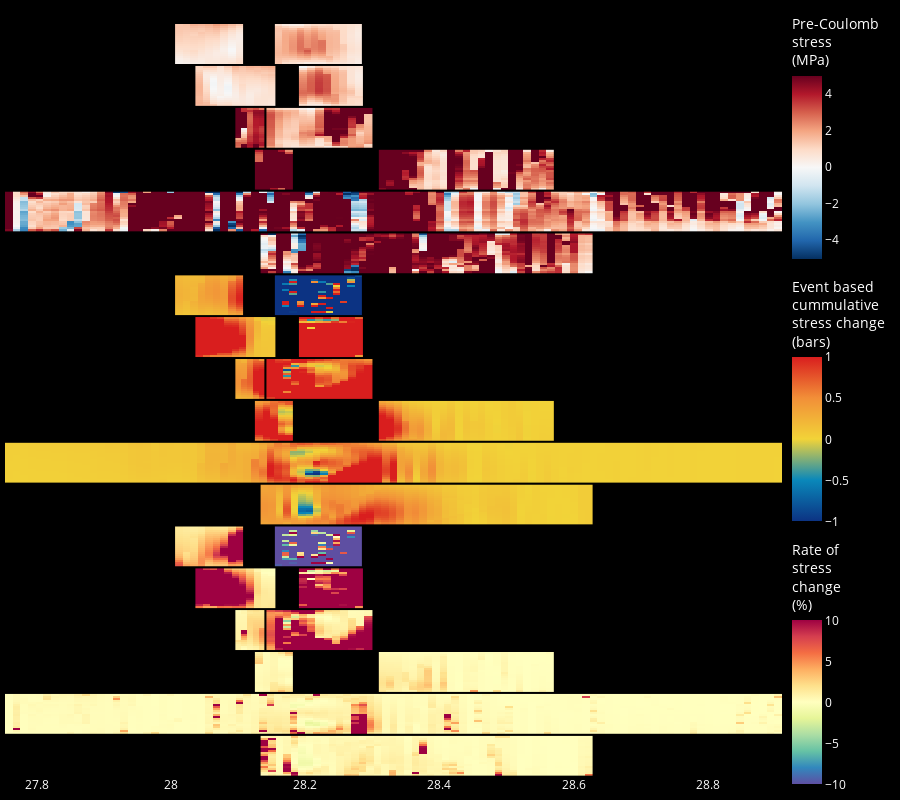

Notebook code for this chart:
### Code cell
slipDist = 'k-square' # k-square bulls-eye, uniform
friction = '0.4' # 0.3, 0.4, 0.5
fig = getFigure(slipDist, friction)
fig.show()

### Figure 1 — Plotly figure (JSON) as saved in the notebook; plotly's stock layout.template omitted (floating-point values rounded to 4 significant figures; data arrays with more than 128 entries replaced by an {"elided": "..."} marker saying what was removed)
{"data": [{"colorbar": {"len": 0.35, "title": {"text": "Pre-Coulomb<br>stress<br>(MPa)"}, "x": 1, "y": 0.85}, "colorscale": [[0, "rgb(5,48,97)"], [0.1, "rgb(33,102,172)"], [0.2, "rgb(67,147,195)"], [0.3, "rgb(146,197,222)"], [0.4, "rgb(209,229,240)"], [0.5, "rgb(247,247,247)"], [0.6, "rgb(253,219,199)"], [0.7, "rgb(244,165,130)"], [0.8, "rgb(214,96,77)"], [0.9, "rgb(178,24,43)"], [1, "rgb(103,0,31)"]], "hovertemplate": "%{z:.2f} MPa", "name": "CBNBF-II", "showscale": false, "type": "heatmap", "x": [28.01, 28.02, 28.03, 28.05, 28.06, 28.07, 28.08, 28.09, 28.1], "xaxis": "x", "yaxis": "y", "z": {"elided": "20x9 float values"}, "zmax": 5, "zmin": -5}, {"colorbar": {"len": 0.35, "title": {"text": "Pre-Coulomb<br>stress<br>(MPa)"}, "x": 1, "y": 0.85}, "colorscale": [[0, "rgb(5,48,97)"], [0.1, "rgb(33,102,172)"], [0.2, "rgb(67,147,195)"], [0.3, "rgb(146,197,222)"], [0.4, "rgb(209,229,240)"], [0.5, "rgb(247,247,247)"], [0.6, "rgb(253,219,199)"], [0.7, "rgb(244,165,130)"], [0.8, "rgb(214,96,77)"], [0.9, "rgb(178,24,43)"], [1, "rgb(103,0,31)"]], "hovertemplate": "%{z:.2f} MPa", "name": "SF-M", "showscale": false, "type": "heatmap", "x": [28.16, 28.17, 28.18, 28.19, 28.2, 28.21, 28.23, 28.24, 28.25, 28.26, 28.27, 28.28], "xaxis": "x", "yaxis": "y", "z": {"elided": "20x12 float values"}, "zmax": 5, "zmin": -5}, {"colorbar": {"len": 0.35, "title": {"text": "Pre-Coulomb<br>stress<br>(MPa)"}, "x": 1, "y": 0.85}, "colorscale": [[0, "rgb(5,48,97)"], [0.1, "rgb(33,102,172)"], [0.2, "rgb(67,147,195)"], [0.3, "rgb(146,197,222)"], [0.4, "rgb(209,229,240)"], [0.5, "rgb(247,247,247)"], [0.6, "rgb(253,219,199)"], [0.7, "rgb(244,165,130)"], [0.8, "rgb(214,96,77)"], [0.9, "rgb(178,24,43)"], [1, "rgb(103,0,31)"]], "hovertemplate": "%{z:.2f} MPa", "name": "CBNBF-I", "showscale": false, "type": "heatmap", "x": [28.04, 28.05, 28.06, 28.07, 28.08, 28.1, 28.11, 28.12, 28.13, 28.14, 28.15], "xaxis": "x2", "yaxis": "y2", "z": {"elided": "20x11 float values"}, "zmax": 5, "zmin": -5}, {"colorbar": {"len": 0.35, "title": {"text": "Pre-Coulomb<br>stress<br>(MPa)"}, "x": 1, "y": 0.85}, "colorscale": [[0, "rgb(5,48,97)"], [0.1, "rgb(33,102,172)"], [0.2, "rgb(67,147,195)"], [0.3, "rgb(146,197,222)"], [0.4, "rgb(209,229,240)"], [0.5, "rgb(247,247,247)"], [0.6, "rgb(253,219,199)"], [0.7, "rgb(244,165,130)"], [0.8, "rgb(214,96,77)"], [0.9, "rgb(178,24,43)"], [1, "rgb(103,0,31)"]], "hovertemplate": "%{z:.2f} MPa", "name": "SRF", "showscale": false, "type": "heatmap", "x": [28.2, 28.21, 28.22, 28.23, 28.24, 28.26, 28.27, 28.28], "xaxis": "x2", "yaxis": "y2", "z": {"elided": "20x8 float values"}, "zmax": 5, "zmin": -5}, {"colorbar": {"len": 0.35, "title": {"text": "Pre-Coulomb<br>stress<br>(MPa)"}, "x": 1, "y": 0.85}, "colorscale": [[0, "rgb(5,48,97)"], [0.1, "rgb(33,102,172)"], [0.2, "rgb(67,147,195)"], [0.3, "rgb(146,197,222)"], [0.4, "rgb(209,229,240)"], [0.5, "rgb(247,247,247)"], [0.6, "rgb(253,219,199)"], [0.7, "rgb(244,165,130)"], [0.8, "rgb(214,96,77)"], [0.9, "rgb(178,24,43)"], [1, "rgb(103,0,31)"]], "hovertemplate": "%{z:.2f} MPa", "name": "SF-S", "showscale": false, "type": "heatmap", "x": [28.1, 28.11, 28.12, 28.13, 28.13], "xaxis": "x3", "yaxis": "y3", "z": [[2.76, 11.84, 4.04, 5.24, 3.353], [2.96, 6.94, 4.19, 5.36, 4.15], [2.99, 2.927, 3.93, 4.31, 4.08], [2.51, 2.634, 3.62, 4.21, 3.79], [1.9, 2.225, 3.53, 4.16, 3.67], [4.85, 1.541, 3.55, 4.22, 3.847], [4.95, 1.371, 3.34, 4.14, 3.791], [5.12, 0.93, 3.14, 3.99, 3.61], [5.26, 0.41, 3.03, 3.85, 3.48], [5.41, -0.15, 3.06, 3.85, 3.47], [5.9, 5.86, 3.12, 3.94, 3.62], [5.96, 5.94, 3.04, 3.99, 4.06], [6.03, 6.03, 2.94, 3.98, 4.06], [6.09, 6.12, 2.88, 3.99, 4.06], [6.16, 6.23, 2.86, 4.06, 4.12], [6.47, 6.56, 2.88, 4.19, 4.25], [6.59, 6.68, 2.94, 4.34, 4.39], [7, 7.06, 3.15, 4.46, 4.5], [8.26, 3.69, 3.68, 4.36, 4.39], [10.44, 3.55, 3.02, 3.28, 2.65]], "zmax": 5, "zmin": -5}, {"colorbar": {"len": 0.35, "title": {"text": "Pre-Coulomb<br>stress<br>(MPa)"}, "x": 1, "y": 0.85}, "colorscale": [[0, "rgb(5,48,97)"], [0.1, "rgb(33,102,172)"], [0.2, "rgb(67,147,195)"], [0.3, "rgb(146,197,222)"], [0.4, "rgb(209,229,240)"], [0.5, "rgb(247,247,247)"], [0.6, "rgb(253,219,199)"], [0.7, "rgb(244,165,130)"], [0.8, "rgb(214,96,77)"], [0.9, "rgb(178,24,43)"], [1, "rgb(103,0,31)"]], "hovertemplate": "%{z:.2f} MPa", "name": "SRSBF", "showscale": false, "type": "heatmap", "x": [28.15, 28.16, 28.17, 28.18, 28.2, 28.21, 28.22, 28.23, 28.25, 28.26, 28.27, 28.28, 28.29], "xaxis": "x3", "yaxis": "y3", "z": {"elided": "20x13 float values"}, "zmax": 5, "zmin": -5}, {"colorbar": {"len": 0.35, "title": {"text": "Pre-Coulomb<br>stress<br>(MPa)"}, "x": 1, "y": 0.85}, "colorscale": [[0, "rgb(5,48,97)"], [0.1, "rgb(33,102,172)"], [0.2, "rgb(67,147,195)"], [0.3, "rgb(146,197,222)"], [0.4, "rgb(209,229,240)"], [0.5, "rgb(247,247,247)"], [0.6, "rgb(253,219,199)"], [0.7, "rgb(244,165,130)"], [0.8, "rgb(214,96,77)"], [0.9, "rgb(178,24,43)"], [1, "rgb(103,0,31)"]], "hovertemplate": "%{z:.2f} MPa", "name": "CBEEF", "showscale": false, "type": "heatmap", "x": [28.13, 28.14, 28.15, 28.16, 28.18], "xaxis": "x4", "yaxis": "y4", "z": [[21.58, 18.71, 4.114, 2.908, 5.256], [23.62, 21.59, 7.108, 6.277, 7.52], [24.46, 22.78, 8.589, 7.518, 8.461], [25.27, 23.77, 9.732, 8.606, 9.438], [26.29, 24.98, 10.94, 9.919, 10.61], [29.97, 27.66, 22.21, 9.36, 10.2], [30.75, 28.63, 21.68, 10.63, 11.31], [31.41, 29.19, 20.55, 11.52, 12.16], [32.05, 29.63, 19.3, 12.31, 12.78], [32.68, 30.24, 18.3, 13.28, 13.58], [35.41, 31.93, 16.89, 13.27, 13.5], [35.96, 32.32, 15.8, 14.09, 14.14], [36.49, 32.62, 14.81, 14.11, 14.09], [36.92, 32.7, 14.01, 14.22, 14.03], [2.82, 32.87, 13.6, 14.11, 13.76], [2.85, 33.33, 13.07, 13.1, 12.59], [2.84, 33.13, 12.96, 12.08, 11.49], [2.94, 32.67, 12.47, 10.48, 9.841], [3.29, 31.66, 11.34, 7.896, 3.217], [3.91, 28.67, 7.796, 4.094, 2.311]], "zmax": 5, "zmin": -5}, {"colorbar": {"len": 0.35, "title": {"text": "Pre-Coulomb<br>stress<br>(MPa)"}, "x": 1, "y": 0.85}, "colorscale": [[0, "rgb(5,48,97)"], [0.1, "rgb(33,102,172)"], [0.2, "rgb(67,147,195)"], [0.3, "rgb(146,197,222)"], [0.4, "rgb(209,229,240)"], [0.5, "rgb(247,247,247)"], [0.6, "rgb(253,219,199)"], [0.7, "rgb(244,165,130)"], [0.8, "rgb(214,96,77)"], [0.9, "rgb(178,24,43)"], [1, "rgb(103,0,31)"]], "hovertemplate": "%{z:.2f} MPa", "name": "KBNBF", "showscale": false, "type": "heatmap", "x": [28.32, 28.33, 28.34, 28.35, 28.36, 28.37, 28.38, 28.39, 28.41, 28.42, 28.43, 28.44, 28.45, 28.46, 28.47, 28.49, 28.5, 28.51, 28.52, 28.53, 28.54, 28.55, 28.57], "xaxis": "x4", "yaxis": "y4", "z": {"elided": "20x23 float values"}, "zmax": 5, "zmin": -5}, {"colorbar": {"len": 0.35, "title": {"text": "Pre-Coulomb<br>stress<br>(MPa)"}, "x": 1, "y": 0.85}, "colorscale": [[0, "rgb(5,48,97)"], [0.1, "rgb(33,102,172)"], [0.2, "rgb(67,147,195)"], [0.3, "rgb(146,197,222)"], [0.4, "rgb(209,229,240)"], [0.5, "rgb(247,247,247)"], [0.6, "rgb(253,219,199)"], [0.7, "rgb(244,165,130)"], [0.8, "rgb(214,96,77)"], [0.9, "rgb(178,24,43)"], [1, "rgb(103,0,31)"]], "hovertemplate": "%{z:.2f} MPa", "name": "NAFZ-D", "showscale": false, "type": "heatmap", "x": [27.75, 27.76, 27.78, 27.79, 27.8, 27.81, 27.82, 27.83, 27.84, 27.86, 27.87, 27.88, 27.89, 27.9, 27.91, 27.92, 27.94, 27.95, 27.96, 27.97, 27.98, 27.99, 28.0, 28.02, 28.03, 28.04, 28.05, 28.06, 28.07, 28.09, 28.1, 28.11, 28.12, 28.13, 28.14, 28.15, 28.17, 28.18, 28.19, 28.2, 28.21, 28.22, 28.23, 28.25, 28.26, 28.27, 28.28, 28.29, 28.3, 28.31, 28.33, 28.34, 28.35, 28.36, 28.37, 28.38, 28.39, 28.41, 28.42, 28.43, 28.44, 28.45, 28.46, 28.47, 28.49, 28.5, 28.51, 28.52, 28.53, 28.54, 28.56, 28.57, 28.58, 28.59, 28.6, 28.61, 28.62, 28.64, 28.65, 28.66, 28.67, 28.68, 28.69, 28.7, 28.72, 28.73, 28.74, 28.75, 28.76, 28.77, 28.78, 28.8, 28.81, 28.82, 28.83, 28.84, 28.85, 28.86, 28.88, 28.89, 28.9, 28.91], "xaxis": "x5", "yaxis": "y5", "z": {"elided": "20x101 float values"}, "zmax": 5, "zmin": -5}, {"colorbar": {"len": 0.35, "title": {"text": "Pre-Coulomb<br>stress<br>(MPa)"}, "x": 1, "y": 0.85}, "colorscale": [[0, "rgb(5,48,97)"], [0.1, "rgb(33,102,172)"], [0.2, "rgb(67,147,195)"], [0.3, "rgb(146,197,222)"], [0.4, "rgb(209,229,240)"], [0.5, "rgb(247,247,247)"], [0.6, "rgb(253,219,199)"], [0.7, "rgb(244,165,130)"], [0.8, "rgb(214,96,77)"], [0.9, "rgb(178,24,43)"], [1, "rgb(103,0,31)"]], "hovertemplate": "%{z:.2f} MPa", "name": "NAFZ-C", "showscale": true, "type": "heatmap", "x": [28.14, 28.15, 28.16, 28.17, 28.18, 28.2, 28.21, 28.22, 28.23, 28.24, 28.25, 28.26, 28.27, 28.29, 28.3, 28.31, 28.32, 28.33, 28.34, 28.35, 28.36, 28.38, 28.39, 28.4, 28.41, 28.42, 28.43, 28.44, 28.45, 28.47, 28.48, 28.49, 28.5, 28.51, 28.52, 28.53, 28.54, 28.56, 28.57, 28.58, 28.59, 28.6, 28.61, 28.62], "xaxis": "x6", "yaxis": "y6", "z": {"elided": "20x44 float values"}, "zmax": 5, "zmin": -5}, {"colorbar": {"len": 0.35, "title": {"text": "Event based<br>cummulative<br>stress change<br>(bars)"}, "x": 1, "y": 0.5}, "colorscale": [[0, "rgb(12,51,131)"], [0.25, "rgb(10,136,186)"], [0.5, "rgb(242,211,56)"], [0.75, "rgb(242,143,56)"], [1, "rgb(217,30,30)"]], "hovertemplate": "%{z:.2f} bars", "name": "CBNBF-II", "showscale": false, "type": "heatmap", "x": [28.01, 28.02, 28.03, 28.05, 28.06, 28.07, 28.08, 28.09, 28.1], "xaxis": "x7", "yaxis": "y7", "z": {"elided": "20x9 float values"}, "zmax": 1, "zmin": -1}, {"colorbar": {"len": 0.35, "title": {"text": "Event based<br>cummulative<br>stress change<br>(bars)"}, "x": 1, "y": 0.5}, "colorscale": [[0, "rgb(12,51,131)"], [0.25, "rgb(10,136,186)"], [0.5, "rgb(242,211,56)"], [0.75, "rgb(242,143,56)"], [1, "rgb(217,30,30)"]], "hovertemplate": "%{z:.2f} bars", "name": "SF-M", "showscale": false, "type": "heatmap", "x": [28.16, 28.17, 28.18, 28.19, 28.2, 28.21, 28.23, 28.24, 28.25, 28.26, 28.27, 28.28], "xaxis": "x7", "yaxis": "y7", "z": {"elided": "20x12 float values"}, "zmax": 1, "zmin": -1}, {"colorbar": {"len": 0.35, "title": {"text": "Event based<br>cummulative<br>stress change<br>(bars)"}, "x": 1, "y": 0.5}, "colorscale": [[0, "rgb(12,51,131)"], [0.25, "rgb(10,136,186)"], [0.5, "rgb(242,211,56)"], [0.75, "rgb(242,143,56)"], [1, "rgb(217,30,30)"]], "hovertemplate": "%{z:.2f} bars", "name": "CBNBF-I", "showscale": false, "type": "heatmap", "x": [28.04, 28.05, 28.06, 28.07, 28.08, 28.1, 28.11, 28.12, 28.13, 28.14, 28.15], "xaxis": "x8", "yaxis": "y8", "z": {"elided": "20x11 float values"}, "zmax": 1, "zmin": -1}, {"colorbar": {"len": 0.35, "title": {"text": "Event based<br>cummulative<br>stress change<br>(bars)"}, "x": 1, "y": 0.5}, "colorscale": [[0, "rgb(12,51,131)"], [0.25, "rgb(10,136,186)"], [0.5, "rgb(242,211,56)"], [0.75, "rgb(242,143,56)"], [1, "rgb(217,30,30)"]], "hovertemplate": "%{z:.2f} bars", "name": "SRF", "showscale": false, "type": "heatmap", "x": [28.2, 28.21, 28.22, 28.23, 28.24, 28.26, 28.27, 28.28], "xaxis": "x8", "yaxis": "y8", "z": {"elided": "20x8 float values"}, "zmax": 1, "zmin": -1}, {"colorbar": {"len": 0.35, "title": {"text": "Event based<br>cummulative<br>stress change<br>(bars)"}, "x": 1, "y": 0.5}, "colorscale": [[0, "rgb(12,51,131)"], [0.25, "rgb(10,136,186)"], [0.5, "rgb(242,211,56)"], [0.75, "rgb(242,143,56)"], [1, "rgb(217,30,30)"]], "hovertemplate": "%{z:.2f} bars", "name": "SF-S", "showscale": false, "type": "heatmap", "x": [28.1, 28.11, 28.12, 28.13, 28.13], "xaxis": "x9", "yaxis": "y9", "z": [[0.2229, 0.2376, 0.2504, 0.4357, 0.6498], [0.2671, 0.3043, 0.3222, 0.5393, 0.8392], [0.3152, 0.378, 0.402, 0.7647, 1.055], [0.3602, 0.4526, 0.4837, 0.9073, 1.29], [0.4009, 0.5198, 0.56, 1.032, 1.494], [0.4343, 0.5745, 0.6228, 1.123, 1.656], [0.4564, 0.6137, 0.6671, 1.183, 1.746], [0.4682, 0.6346, 0.6951, 1.192, 1.765], [0.4718, 0.6411, 0.7067, 1.181, 1.743], [0.4673, 0.6364, 0.7071, 1.15, 1.701], [0.4587, 0.4412, 0.7014, 1.118, 1.648], [0.446, 0.4347, 0.6928, 1.076, 1.138], [0.4325, 0.4253, 0.6803, 1.045, 1.087], [0.4179, 0.4149, 0.6668, 1.006, 1.045], [0.4024, 0.4045, 0.6504, 0.9663, 0.9983], [0.3839, 0.3911, 0.628, 0.9164, 0.9401], [0.3645, 0.3727, 0.5995, 0.8555, 0.871], [0.3389, 0.3512, 0.564, 0.7855, 0.7938], [0.3081, 0.2494, 0.5244, 0.7044, 0.7075], [0.2743, 0.2125, 0.4869, 0.6161, 0.4352]], "zmax": 1, "zmin": -1}, {"colorbar": {"len": 0.35, "title": {"text": "Event based<br>cummulative<br>stress change<br>(bars)"}, "x": 1, "y": 0.5}, "colorscale": [[0, "rgb(12,51,131)"], [0.25, "rgb(10,136,186)"], [0.5, "rgb(242,211,56)"], [0.75, "rgb(242,143,56)"], [1, "rgb(217,30,30)"]], "hovertemplate": "%{z:.2f} bars", "name": "SRSBF", "showscale": false, "type": "heatmap", "x": [28.15, 28.16, 28.17, 28.18, 28.2, 28.21, 28.22, 28.23, 28.25, 28.26, 28.27, 28.28, 28.29], "xaxis": "x9", "yaxis": "y9", "z": {"elided": "20x13 float values"}, "zmax": 1, "zmin": -1}, {"colorbar": {"len": 0.35, "title": {"text": "Event based<br>cummulative<br>stress change<br>(bars)"}, "x": 1, "y": 0.5}, "colorscale": [[0, "rgb(12,51,131)"], [0.25, "rgb(10,136,186)"], [0.5, "rgb(242,211,56)"], [0.75, "rgb(242,143,56)"], [1, "rgb(217,30,30)"]], "hovertemplate": "%{z:.2f} bars", "name": "CBEEF", "showscale": false, "type": "heatmap", "x": [28.13, 28.14, 28.15, 28.16, 28.18], "xaxis": "x10", "yaxis": "y10", "z": [[0.5274, 0.715, 0.8591, 1.008, 1.061], [0.6755, 0.9333, 1.116, 1.226, 1.269], [0.8375, 1.145, 1.301, 1.162, 1.113], [0.9902, 1.328, 1.384, 0.8062, 0.5927], [1.113, 1.46, 1.416, 0.5415, 0.2058], [1.183, 1.52, 1.396, 0.4241, 0.06394], [1.192, 1.529, 1.384, 0.4216, 0.1056], [1.16, 1.476, 1.391, 0.5874, 0.3604], [1.097, 1.383, 1.317, 0.6902, 0.5479], [1.025, 1.279, 1.183, 0.5966, 0.5086], [0.9732, 1.196, 1.039, 0.3894, 0.3364], [0.9305, 1.133, 0.9236, 0.2213, 0.194], [0.8979, 1.082, 0.8218, 0.08936, 0.08606], [0.8679, 1.042, 0.714, -0.06373, -0.0428], [0.8241, 0.9915, 0.6591, -0.1293, -0.08551], [0.7561, 0.9219, 0.6465, -0.06803, -0.007845], [0.663, 0.8243, 0.6639, 0.1152, 0.1745], [0.5557, 0.6989, 0.6782, 0.3708, 0.4053], [0.4565, 0.5648, 0.6607, 0.595, 0.7482], [0.3965, 0.4671, 0.6247, 0.7062, 0.7556]], "zmax": 1, "zmin": -1}, {"colorbar": {"len": 0.35, "title": {"text": "Event based<br>cummulative<br>stress change<br>(bars)"}, "x": 1, "y": 0.5}, "colorscale": [[0, "rgb(12,51,131)"], [0.25, "rgb(10,136,186)"], [0.5, "rgb(242,211,56)"], [0.75, "rgb(242,143,56)"], [1, "rgb(217,30,30)"]], "hovertemplate": "%{z:.2f} bars", "name": "KBNBF", "showscale": false, "type": "heatmap", "x": [28.32, 28.33, 28.34, 28.35, 28.36, 28.37, 28.38, 28.39, 28.41, 28.42, 28.43, 28.44, 28.45, 28.46, 28.47, 28.49, 28.5, 28.51, 28.52, 28.53, 28.54, 28.55, 28.57], "xaxis": "x10", "yaxis": "y10", "z": {"elided": "20x23 float values"}, "zmax": 1, "zmin": -1}, {"colorbar": {"len": 0.35, "title": {"text": "Event based<br>cummulative<br>stress change<br>(bars)"}, "x": 1, "y": 0.5}, "colorscale": [[0, "rgb(12,51,131)"], [0.25, "rgb(10,136,186)"], [0.5, "rgb(242,211,56)"], [0.75, "rgb(242,143,56)"], [1, "rgb(217,30,30)"]], "hovertemplate": "%{z:.2f} bars", "name": "NAFZ-D", "showscale": false, "type": "heatmap", "x": [27.75, 27.76, 27.78, 27.79, 27.8, 27.81, 27.82, 27.83, 27.84, 27.86, 27.87, 27.88, 27.89, 27.9, 27.91, 27.92, 27.94, 27.95, 27.96, 27.97, 27.98, 27.99, 28.0, 28.02, 28.03, 28.04, 28.05, 28.06, 28.07, 28.09, 28.1, 28.11, 28.12, 28.13, 28.14, 28.15, 28.17, 28.18, 28.19, 28.2, 28.21, 28.22, 28.23, 28.25, 28.26, 28.27, 28.28, 28.29, 28.3, 28.31, 28.33, 28.34, 28.35, 28.36, 28.37, 28.38, 28.39, 28.41, 28.42, 28.43, 28.44, 28.45, 28.46, 28.47, 28.49, 28.5, 28.51, 28.52, 28.53, 28.54, 28.56, 28.57, 28.58, 28.59, 28.6, 28.61, 28.62, 28.64, 28.65, 28.66, 28.67, 28.68, 28.69, 28.7, 28.72, 28.73, 28.74, 28.75, 28.76, 28.77, 28.78, 28.8, 28.81, 28.82, 28.83, 28.84, 28.85, 28.86, 28.88, 28.89, 28.9, 28.91], "xaxis": "x11", "yaxis": "y11", "z": {"elided": "20x101 float values"}, "zmax": 1, "zmin": -1}, {"colorbar": {"len": 0.35, "title": {"text": "Event based<br>cummulative<br>stress change<br>(bars)"}, "x": 1, "y": 0.5}, "colorscale": [[0, "rgb(12,51,131)"], [0.25, "rgb(10,136,186)"], [0.5, "rgb(242,211,56)"], [0.75, "rgb(242,143,56)"], [1, "rgb(217,30,30)"]], "hovertemplate": "%{z:.2f} bars", "name": "NAFZ-C", "showscale": true, "type": "heatmap", "x": [28.14, 28.15, 28.16, 28.17, 28.18, 28.2, 28.21, 28.22, 28.23, 28.24, 28.25, 28.26, 28.27, 28.29, 28.3, 28.31, 28.32, 28.33, 28.34, 28.35, 28.36, 28.38, 28.39, 28.4, 28.41, 28.42, 28.43, 28.44, 28.45, 28.47, 28.48, 28.49, 28.5, 28.51, 28.52, 28.53, 28.54, 28.56, 28.57, 28.58, 28.59, 28.6, 28.61, 28.62], "xaxis": "x12", "yaxis": "y12", "z": {"elided": "20x44 float values"}, "zmax": 1, "zmin": -1}, {"colorbar": {"len": 0.35, "title": {"text": "Rate of<br>stress<br>change<br>(%)"}, "x": 1, "y": 0.15}, "colorscale": [[0, "rgb(94,79,162)"], [0.1, "rgb(50,136,189)"], [0.2, "rgb(102,194,165)"], [0.3, "rgb(171,221,164)"], [0.4, "rgb(230,245,152)"], [0.5, "rgb(255,255,191)"], [0.6, "rgb(254,224,139)"], [0.7, "rgb(253,174,97)"], [0.8, "rgb(244,109,67)"], [0.9, "rgb(213,62,79)"], [1, "rgb(158,1,66)"]], "hovertemplate": "%{z:.2f} %", "name": "CBNBF-II", "showscale": false, "type": "heatmap", "x": [28.01, 28.02, 28.03, 28.05, 28.06, 28.07, 28.08, 28.09, 28.1], "xaxis": "x13", "yaxis": "y13", "z": {"elided": "20x9 float values"}, "zmax": 10, "zmin": -10}, {"colorbar": {"len": 0.35, "title": {"text": "Rate of<br>stress<br>change<br>(%)"}, "x": 1, "y": 0.15}, "colorscale": [[0, "rgb(94,79,162)"], [0.1, "rgb(50,136,189)"], [0.2, "rgb(102,194,165)"], [0.3, "rgb(171,221,164)"], [0.4, "rgb(230,245,152)"], [0.5, "rgb(255,255,191)"], [0.6, "rgb(254,224,139)"], [0.7, "rgb(253,174,97)"], [0.8, "rgb(244,109,67)"], [0.9, "rgb(213,62,79)"], [1, "rgb(158,1,66)"]], "hovertemplate": "%{z:.2f} %", "name": "SF-M", "showscale": false, "type": "heatmap", "x": [28.16, 28.17, 28.18, 28.19, 28.2, 28.21, 28.23, 28.24, 28.25, 28.26, 28.27, 28.28], "xaxis": "x13", "yaxis": "y13", "z": {"elided": "20x12 float values"}, "zmax": 10, "zmin": -10}, {"colorbar": {"len": 0.35, "title": {"text": "Rate of<br>stress<br>change<br>(%)"}, "x": 1, "y": 0.15}, "colorscale": [[0, "rgb(94,79,162)"], [0.1, "rgb(50,136,189)"], [0.2, "rgb(102,194,165)"], [0.3, "rgb(171,221,164)"], [0.4, "rgb(230,245,152)"], [0.5, "rgb(255,255,191)"], [0.6, "rgb(254,224,139)"], [0.7, "rgb(253,174,97)"], [0.8, "rgb(244,109,67)"], [0.9, "rgb(213,62,79)"], [1, "rgb(158,1,66)"]], "hovertemplate": "%{z:.2f} %", "name": "CBNBF-I", "showscale": false, "type": "heatmap", "x": [28.04, 28.05, 28.06, 28.07, 28.08, 28.1, 28.11, 28.12, 28.13, 28.14, 28.15], "xaxis": "x14", "yaxis": "y14", "z": {"elided": "20x11 float values"}, "zmax": 10, "zmin": -10}, {"colorbar": {"len": 0.35, "title": {"text": "Rate of<br>stress<br>change<br>(%)"}, "x": 1, "y": 0.15}, "colorscale": [[0, "rgb(94,79,162)"], [0.1, "rgb(50,136,189)"], [0.2, "rgb(102,194,165)"], [0.3, "rgb(171,221,164)"], [0.4, "rgb(230,245,152)"], [0.5, "rgb(255,255,191)"], [0.6, "rgb(254,224,139)"], [0.7, "rgb(253,174,97)"], [0.8, "rgb(244,109,67)"], [0.9, "rgb(213,62,79)"], [1, "rgb(158,1,66)"]], "hovertemplate": "%{z:.2f} %", "name": "SRF", "showscale": false, "type": "heatmap", "x": [28.2, 28.21, 28.22, 28.23, 28.24, 28.26, 28.27, 28.28], "xaxis": "x14", "yaxis": "y14", "z": {"elided": "20x8 float values"}, "zmax": 10, "zmin": -10}, {"colorbar": {"len": 0.35, "title": {"text": "Rate of<br>stress<br>change<br>(%)"}, "x": 1, "y": 0.15}, "colorscale": [[0, "rgb(94,79,162)"], [0.1, "rgb(50,136,189)"], [0.2, "rgb(102,194,165)"], [0.3, "rgb(171,221,164)"], [0.4, "rgb(230,245,152)"], [0.5, "rgb(255,255,191)"], [0.6, "rgb(254,224,139)"], [0.7, "rgb(253,174,97)"], [0.8, "rgb(244,109,67)"], [0.9, "rgb(213,62,79)"], [1, "rgb(158,1,66)"]], "hovertemplate": "%{z:.2f} %", "name": "SF-S", "showscale": false, "type": "heatmap", "x": [28.1, 28.11, 28.12, 28.13, 28.13], "xaxis": "x15", "yaxis": "y15", "z": [[0.8077, 0.2006, 0.6199, 0.8315, 1.938], [0.9022, 0.4385, 0.769, 1.006, 2.022], [1.054, 1.292, 1.023, 1.774, 2.586], [1.435, 1.718, 1.336, 2.155, 3.403], [2.11, 2.336, 1.586, 2.481, 4.07], [0.8955, 3.728, 1.754, 2.662, 4.304], [0.9221, 4.477, 1.997, 2.858, 4.606], [0.9145, 6.823, 2.214, 2.988, 4.89], [0.897, 15.64, 2.332, 3.068, 5.01], [0.8637, 42.43, 2.311, 2.986, 4.902], [0.7774, 0.7529, 2.248, 2.837, 4.554], [0.7484, 0.7319, 2.279, 2.698, 2.804], [0.7172, 0.7053, 2.314, 2.626, 2.677], [0.6862, 0.6779, 2.315, 2.522, 2.575], [0.6533, 0.6493, 2.274, 2.38, 2.423], [0.5934, 0.5963, 2.18, 2.187, 2.212], [0.553, 0.558, 2.039, 1.971, 1.984], [0.4841, 0.4975, 1.79, 1.761, 1.764], [0.373, 0.6758, 1.425, 1.615, 1.612], [0.2627, 0.5985, 1.612, 1.878, 1.642]], "zmax": 10, "zmin": -10}, {"colorbar": {"len": 0.35, "title": {"text": "Rate of<br>stress<br>change<br>(%)"}, "x": 1, "y": 0.15}, "colorscale": [[0, "rgb(94,79,162)"], [0.1, "rgb(50,136,189)"], [0.2, "rgb(102,194,165)"], [0.3, "rgb(171,221,164)"], [0.4, "rgb(230,245,152)"], [0.5, "rgb(255,255,191)"], [0.6, "rgb(254,224,139)"], [0.7, "rgb(253,174,97)"], [0.8, "rgb(244,109,67)"], [0.9, "rgb(213,62,79)"], [1, "rgb(158,1,66)"]], "hovertemplate": "%{z:.2f} %", "name": "SRSBF", "showscale": false, "type": "heatmap", "x": [28.15, 28.16, 28.17, 28.18, 28.2, 28.21, 28.22, 28.23, 28.25, 28.26, 28.27, 28.28, 28.29], "xaxis": "x15", "yaxis": "y15", "z": {"elided": "20x13 float values"}, "zmax": 10, "zmin": -10}, {"colorbar": {"len": 0.35, "title": {"text": "Rate of<br>stress<br>change<br>(%)"}, "x": 1, "y": 0.15}, "colorscale": [[0, "rgb(94,79,162)"], [0.1, "rgb(50,136,189)"], [0.2, "rgb(102,194,165)"], [0.3, "rgb(171,221,164)"], [0.4, "rgb(230,245,152)"], [0.5, "rgb(255,255,191)"], [0.6, "rgb(254,224,139)"], [0.7, "rgb(253,174,97)"], [0.8, "rgb(244,109,67)"], [0.9, "rgb(213,62,79)"], [1, "rgb(158,1,66)"]], "hovertemplate": "%{z:.2f} %", "name": "CBEEF", "showscale": false, "type": "heatmap", "x": [28.13, 28.14, 28.15, 28.16, 28.18], "xaxis": "x16", "yaxis": "y16", "z": [[0.2444, 0.3821, 2.088, 3.469, 2.018], [0.286, 0.4323, 1.57, 1.952, 1.687], [0.3424, 0.5027, 1.514, 1.545, 1.315], [0.3918, 0.5587, 1.422, 0.9367, 0.628], [0.4232, 0.5843, 1.294, 0.5459, 0.1939], [0.3947, 0.5495, 0.6284, 0.4531, 0.06269], [0.3877, 0.534, 0.6382, 0.3964, 0.09331], [0.3693, 0.5058, 0.6766, 0.5099, 0.2963], [0.3424, 0.4668, 0.6825, 0.5608, 0.4286], [0.3136, 0.423, 0.6465, 0.4493, 0.3745], [0.2748, 0.3745, 0.6153, 0.2934, 0.2493], [0.2588, 0.3507, 0.5847, 0.157, 0.1372], [0.2461, 0.3318, 0.5548, 0.06332, 0.06106], [0.2351, 0.3186, 0.5095, -0.04482, -0.0305], [2.922, 0.3016, 0.4847, -0.09162, -0.06215], [2.653, 0.2766, 0.4945, -0.05192, -0.006234], [2.334, 0.2488, 0.5123, 0.09538, 0.1518], [1.89, 0.2139, 0.5439, 0.3538, 0.4119], [1.388, 0.1784, 0.5828, 0.7536, 2.326], [1.014, 0.1629, 0.8013, 1.725, 3.27]], "zmax": 10, "zmin": -10}, {"colorbar": {"len": 0.35, "title": {"text": "Rate of<br>stress<br>change<br>(%)"}, "x": 1, "y": 0.15}, "colorscale": [[0, "rgb(94,79,162)"], [0.1, "rgb(50,136,189)"], [0.2, "rgb(102,194,165)"], [0.3, "rgb(171,221,164)"], [0.4, "rgb(230,245,152)"], [0.5, "rgb(255,255,191)"], [0.6, "rgb(254,224,139)"], [0.7, "rgb(253,174,97)"], [0.8, "rgb(244,109,67)"], [0.9, "rgb(213,62,79)"], [1, "rgb(158,1,66)"]], "hovertemplate": "%{z:.2f} %", "name": "KBNBF", "showscale": false, "type": "heatmap", "x": [28.32, 28.33, 28.34, 28.35, 28.36, 28.37, 28.38, 28.39, 28.41, 28.42, 28.43, 28.44, 28.45, 28.46, 28.47, 28.49, 28.5, 28.51, 28.52, 28.53, 28.54, 28.55, 28.57], "xaxis": "x16", "yaxis": "y16", "z": {"elided": "20x23 float values"}, "zmax": 10, "zmin": -10}, {"colorbar": {"len": 0.35, "title": {"text": "Rate of<br>stress<br>change<br>(%)"}, "x": 1, "y": 0.15}, "colorscale": [[0, "rgb(94,79,162)"], [0.1, "rgb(50,136,189)"], [0.2, "rgb(102,194,165)"], [0.3, "rgb(171,221,164)"], [0.4, "rgb(230,245,152)"], [0.5, "rgb(255,255,191)"], [0.6, "rgb(254,224,139)"], [0.7, "rgb(253,174,97)"], [0.8, "rgb(244,109,67)"], [0.9, "rgb(213,62,79)"], [1, "rgb(158,1,66)"]], "hovertemplate": "%{z:.2f} %", "name": "NAFZ-D", "showscale": false, "type": "heatmap", "x": [27.75, 27.76, 27.78, 27.79, 27.8, 27.81, 27.82, 27.83, 27.84, 27.86, 27.87, 27.88, 27.89, 27.9, 27.91, 27.92, 27.94, 27.95, 27.96, 27.97, 27.98, 27.99, 28.0, 28.02, 28.03, 28.04, 28.05, 28.06, 28.07, 28.09, 28.1, 28.11, 28.12, 28.13, 28.14, 28.15, 28.17, 28.18, 28.19, 28.2, 28.21, 28.22, 28.23, 28.25, 28.26, 28.27, 28.28, 28.29, 28.3, 28.31, 28.33, 28.34, 28.35, 28.36, 28.37, 28.38, 28.39, 28.41, 28.42, 28.43, 28.44, 28.45, 28.46, 28.47, 28.49, 28.5, 28.51, 28.52, 28.53, 28.54, 28.56, 28.57, 28.58, 28.59, 28.6, 28.61, 28.62, 28.64, 28.65, 28.66, 28.67, 28.68, 28.69, 28.7, 28.72, 28.73, 28.74, 28.75, 28.76, 28.77, 28.78, 28.8, 28.81, 28.82, 28.83, 28.84, 28.85, 28.86, 28.88, 28.89, 28.9, 28.91], "xaxis": "x17", "yaxis": "y17", "z": {"elided": "20x101 float values"}, "zmax": 10, "zmin": -10}, {"colorbar": {"len": 0.35, "title": {"text": "Rate of<br>stress<br>change<br>(%)"}, "x": 1, "y": 0.15}, "colorscale": [[0, "rgb(94,79,162)"], [0.1, "rgb(50,136,189)"], [0.2, "rgb(102,194,165)"], [0.3, "rgb(171,221,164)"], [0.4, "rgb(230,245,152)"], [0.5, "rgb(255,255,191)"], [0.6, "rgb(254,224,139)"], [0.7, "rgb(253,174,97)"], [0.8, "rgb(244,109,67)"], [0.9, "rgb(213,62,79)"], [1, "rgb(158,1,66)"]], "hovertemplate": "%{z:.2f} %", "name": "NAFZ-C", "showscale": true, "type": "heatmap", "x": [28.14, 28.15, 28.16, 28.17, 28.18, 28.2, 28.21, 28.22, 28.23, 28.24, 28.25, 28.26, 28.27, 28.29, 28.3, 28.31, 28.32, 28.33, 28.34, 28.35, 28.36, 28.38, 28.39, 28.4, 28.41, 28.42, 28.43, 28.44, 28.45, 28.47, 28.48, 28.49, 28.5, 28.51, 28.52, 28.53, 28.54, 28.56, 28.57, 28.58, 28.59, 28.6, 28.61, 28.62], "xaxis": "x18", "yaxis": "y18", "z": {"elided": "20x44 float values"}, "zmax": 10, "zmin": -10}], "layout": {"font": {"color": "white"}, "height": 800, "margin": {"b": 5, "l": 5, "r": 5, "t": 5}, "paper_bgcolor": "black", "plot_bgcolor": "black", "xaxis": {"anchor": "y", "domain": [0, 1], "gridcolor": "black", "matches": "x18", "showticklabels": false}, "xaxis10": {"anchor": "y10", "domain": [0, 1], "gridcolor": "black", "matches": "x18", "showticklabels": false}, "xaxis11": {"anchor": "y11", "domain": [0, 1], "gridcolor": "black", "matches": "x18", "showticklabels": false}, "xaxis12": {"anchor": "y12", "domain": [0, 1], "gridcolor": "black", "matches": "x18", "showticklabels": false}, "xaxis13": {"anchor": "y13", "domain": [0, 1], "gridcolor": "black", "matches": "x18", "showticklabels": false}, "xaxis14": {"anchor": "y14", "domain": [0, 1], "gridcolor": "black", "matches": "x18", "showticklabels": false}, "xaxis15": {"anchor": "y15", "domain": [0, 1], "gridcolor": "black", "matches": "x18", "showticklabels": false}, "xaxis16": {"anchor": "y16", "domain": [0, 1], "gridcolor": "black", "matches": "x18", "showticklabels": false}, "xaxis17": {"anchor": "y17", "domain": [0, 1], "gridcolor": "black", "matches": "x18", "showticklabels": false}, "xaxis18": {"anchor": "y18", "domain": [0, 1], "gridcolor": "black"}, "xaxis2": {"anchor": "y2", "domain": [0, 1], "gridcolor": "black", "matches": "x18", "showticklabels": false}, "xaxis3": {"anchor": "y3", "domain": [0, 1], "gridcolor": "black", "matches": "x18", "showticklabels": false}, "xaxis4": {"anchor": "y4", "domain": [0, 1], "gridcolor": "black", "matches": "x18", "showticklabels": false}, "xaxis5": {"anchor": "y5", "domain": [0, 1], "gridcolor": "black", "matches": "x18", "showticklabels": false}, "xaxis6": {"anchor": "y6", "domain": [0, 1], "gridcolor": "black", "matches": "x18", "showticklabels": false}, "xaxis7": {"anchor": "y7", "domain": [0, 1], "gridcolor": "black", "matches": "x18", "showticklabels": false}, "xaxis8": {"anchor": "y8", "domain": [0, 1], "gridcolor": "black", "matches": "x18", "showticklabels": false}, "xaxis9": {"anchor": "y9", "domain": [0, 1], "gridcolor": "black", "matches": "x18", "showticklabels": false}, "yaxis": {"anchor": "x", "domain": [0.9463, 1.0], "gridcolor": "black", "showticklabels": false, "zerolinecolor": "black"}, "yaxis10": {"anchor": "x10", "domain": [0.4453, 0.499], "gridcolor": "black", "showticklabels": false, "zerolinecolor": "black"}, "yaxis11": {"anchor": "x11", "domain": [0.3897, 0.4433], "gridcolor": "black", "showticklabels": false, "zerolinecolor": "black"}, "yaxis12": {"anchor": "x12", "domain": [0.334, 0.3877], "gridcolor": "black", "showticklabels": false, "zerolinecolor": "black"}, "yaxis13": {"anchor": "x13", "domain": [0.2783, 0.332], "gridcolor": "black", "showticklabels": false, "zerolinecolor": "black"}, "yaxis14": {"anchor": "x14", "domain": [0.2227, 0.2763], "gridcolor": "black", "showticklabels": false, "zerolinecolor": "black"}, "yaxis15": {"anchor": "x15", "domain": [0.167, 0.2207], "gridcolor": "black", "showticklabels": false, "zerolinecolor": "black"}, "yaxis16": {"anchor": "x16", "domain": [0.1113, 0.165], "gridcolor": "black", "showticklabels": false, "zerolinecolor": "black"}, "yaxis17": {"anchor": "x17", "domain": [0.05567, 0.1093], "gridcolor": "black", "showticklabels": false, "zerolinecolor": "black"}, "yaxis18": {"anchor": "x18", "domain": [0, 0.05367], "gridcolor": "black", "showticklabels": false, "zerolinecolor": "black"}, "yaxis2": {"anchor": "x2", "domain": [0.8907, 0.9443], "gridcolor": "black", "showticklabels": false, "zerolinecolor": "black"}, "yaxis3": {"anchor": "x3", "domain": [0.835, 0.8887], "gridcolor": "black", "showticklabels": false, "zerolinecolor": "black"}, "yaxis4": {"anchor": "x4", "domain": [0.7793, 0.833], "gridcolor": "black", "showticklabels": false, "zerolinecolor": "black"}, "yaxis5": {"anchor": "x5", "domain": [0.7237, 0.7773], "gridcolor": "black", "showticklabels": false, "zerolinecolor": "black"}, "yaxis6": {"anchor": "x6", "domain": [0.668, 0.7217], "gridcolor": "black", "showticklabels": false, "zerolinecolor": "black"}, "yaxis7": {"anchor": "x7", "domain": [0.6123, 0.666], "gridcolor": "black", "showticklabels": false, "zerolinecolor": "black"}, "yaxis8": {"anchor": "x8", "domain": [0.5567, 0.6103], "gridcolor": "black", "showticklabels": false, "zerolinecolor": "black"}, "yaxis9": {"anchor": "x9", "domain": [0.501, 0.5547], "gridcolor": "black", "showticklabels": false, "zerolinecolor": "black"}}}
